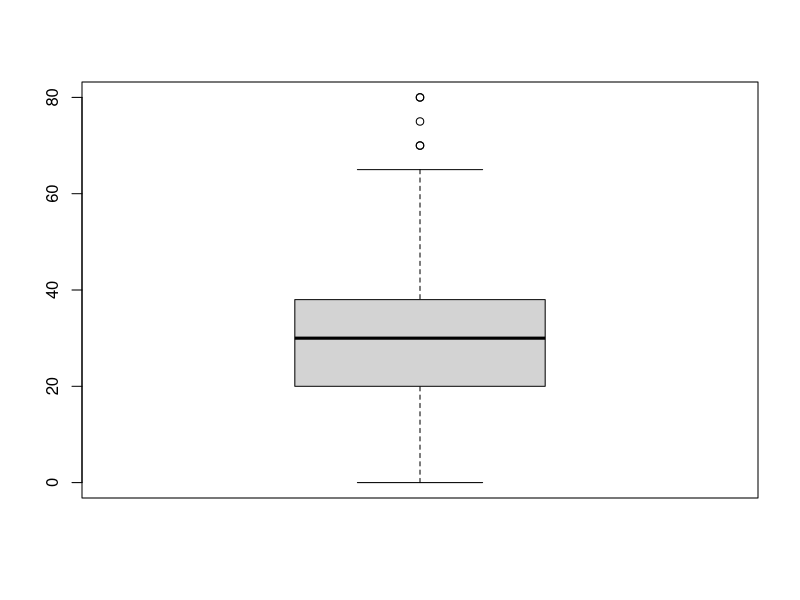
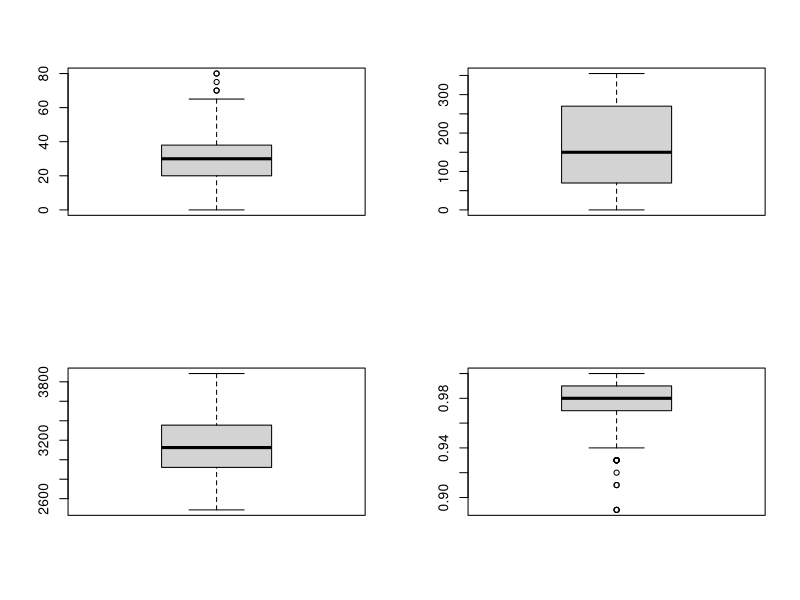

Write the R code that produced these figures, in order.
## ---- chunk 1
library(vegan)
## ---- chunk 2
# 載入原始資料，樣區物種資料為 species.csv，
# 樣區 header 資料為 plot_header.csv
raw_head = read.csv('plot_header.csv', header = T, row.names=1)
raw_plot = read.csv('species.csv', header = T)
## ---- chunk 3
head(raw_head)
dim(raw_head)
head(raw_plot)
dim(raw_plot)
## ---- chunk 4
# 顯示第一列
raw_head[1,]
# 顯示第一欄，第 10 到第 20 列
raw_head[10:20,1]
# 也可以使用$欄位名稱來顯示資料
raw_head$slope
# 也可以加入判斷式，例如我們想要取出坡度大於 50 的樣區
raw_head[raw_head$slope>50,]
## ---- chunk 5
# 顯示坡度的盒鬚圖，中間的粗線是中位數，方框上方是第三四分位數、
# 下方是第一四分位數; 最底下的線是最小值、最高的水平線是最大值。
# 而最大小值外部的圓圈是 R 自動計算出的 outlier 
boxplot(raw_head$slope)
## ---- chunk 6
par(mfrow=c(2,2))
boxplot(raw_head$slope)
boxplot(raw_head$aspect)
boxplot(raw_head$altitude)
boxplot(raw_head$svf)
## ---- chunk 7
pca = princomp(raw_head)
summary(pca)
#biplot(pca, display ="site", pch = 1)
## ---- chunk 8
# 重新把資料表排成物種（欄）-樣區（列）的格式
veg_plot = reshape(raw_plot,timevar = "species", idvar="plotid",
  v.names=NULL, direction = "wide")
# 將欄位名稱存為 plotid
row.names(veg_plot) = veg_plot$plotid
# 移除 
veg_plot = veg_plot[,2:dim(veg_plot)[2]]
# 把 NA 值取代為 0
veg_plot[is.na(veg_plot)] = 0
## ---- chunk 9
dca = decorana(veg_plot)
## ---- chunk 10
veg_dist = vegdist(as.matrix(raw_head), method = "euclidean", diag=T)
hc = hclust(veg_dist, method = "average")
veg_group = cutree(hc, k = 9)
#rect.hclust(hc,9)
